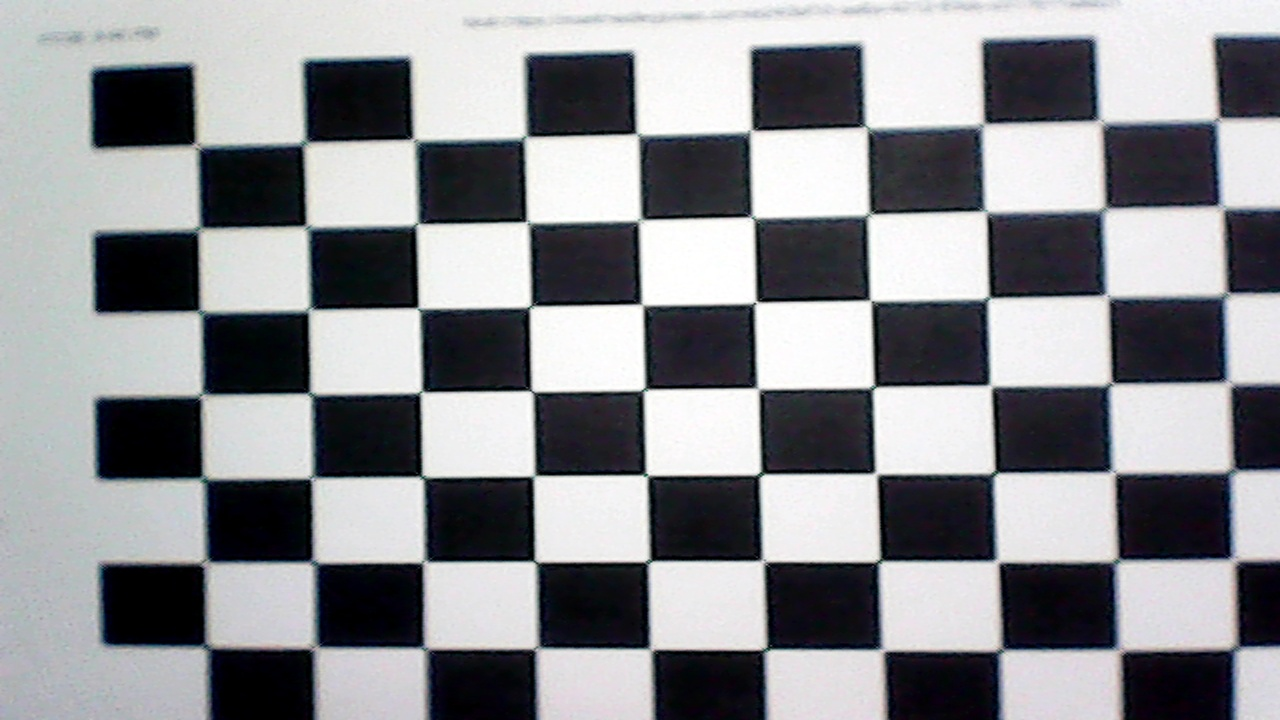
#> input picture calibration/calib_images_1280x720/calib_1280x720_20260707_221627_003.jpg, 1280 x 720 px
$ python make_calibration_slide.py ../../calibration/calib_images/calib_002.jpg
#> lines starting #> are read from the running program, lines starting #| are printed output that depends on the picture
"""
Presentation slide for the camera-calibration step.

Builds one figure, in the same light style as the triangulation slides:

    [ Raw (lens-distorted) ]  --->  [ Undistorted (corrected) ]
    -------------------------------------------------------------
    The lens fingerprint (fx, fy, cx, cy)  |  Lens distortion + quality

The "after" panel is undistorted with alpha=1 so the barrel correction shows as
the characteristic curved black border - the visual proof the lens warp was
removed. Numbers are read straight from calibration/calibration.txt.

Run:
    py make_calibration_slide.py
    py make_calibration_slide.py --image <path-to-a-checkerboard-or-bone-photo>
"""

import os
import sys
import json
import glob
import numpy as np
import cv2
import matplotlib
matplotlib.use("Agg")
import matplotlib.pyplot as plt
from matplotlib.patches import FancyArrowPatch

HERE = os.path.dirname(os.path.abspath(__file__))
PROJECT_ROOT = os.path.abspath(os.path.join(HERE, "..", ".."))


def project_path(*parts):
    return os.path.join(PROJECT_ROOT, *parts)


CALIB_TXT = project_path("calibration", "calibration.txt")
OUT = project_path("depth_outputs", "triangulation_slides", "camera_calibration_slide.png")


def load_calibration(path):
#> called with path = 'calibration/calibration.txt'
    with open(path, "r", encoding="utf-8") as f:
#> (reads calibration/calibration.txt from the repository)
        data = json.load(f)
    K = np.asarray(data["camera_matrix"], dtype=np.float64)
    dist = np.asarray(data["dist_coeffs"], dtype=np.float64)
    return data, K, dist


def pick_demo_image(explicit):
    if explicit:
        return explicit
    # Prefer a 1280x720 checkerboard (straight lines make the barrel obvious).
    cands = sorted(glob.glob(project_path("calibration", "calib_images_1280x720", "*.jpg")))
    if cands:
        return cands[len(cands) // 2]           # a middle one, board usually centred
    raise SystemExit("no calibration images found; pass --image <path>")


def main():
    args = sys.argv[1:]
    explicit = None
    if "--image" in args:
        explicit = args[args.index("--image") + 1]

    data, K, dist = load_calibration(CALIB_TXT)
    img_path = pick_demo_image(explicit)
    bgr = cv2.imread(img_path)
#> bgr is the input picture: shape (720, 1280, 3); mean B, G, R 144.8, 141.2, 140.2
    if bgr is None:
        raise SystemExit(f"could not read {img_path}")
    h, w = bgr.shape[:2]
#> h = 720; w = 1280
    rgb = cv2.cvtColor(bgr, cv2.COLOR_BGR2RGB)

    # alpha=1 keeps the whole field of view, so the corrected image shows the
    # curved black border that proves distortion was pulled out.
    new_K, _ = cv2.getOptimalNewCameraMatrix(K, dist, (w, h), 1, (w, h))
    undist = cv2.undistort(bgr, K, dist, None, new_K)
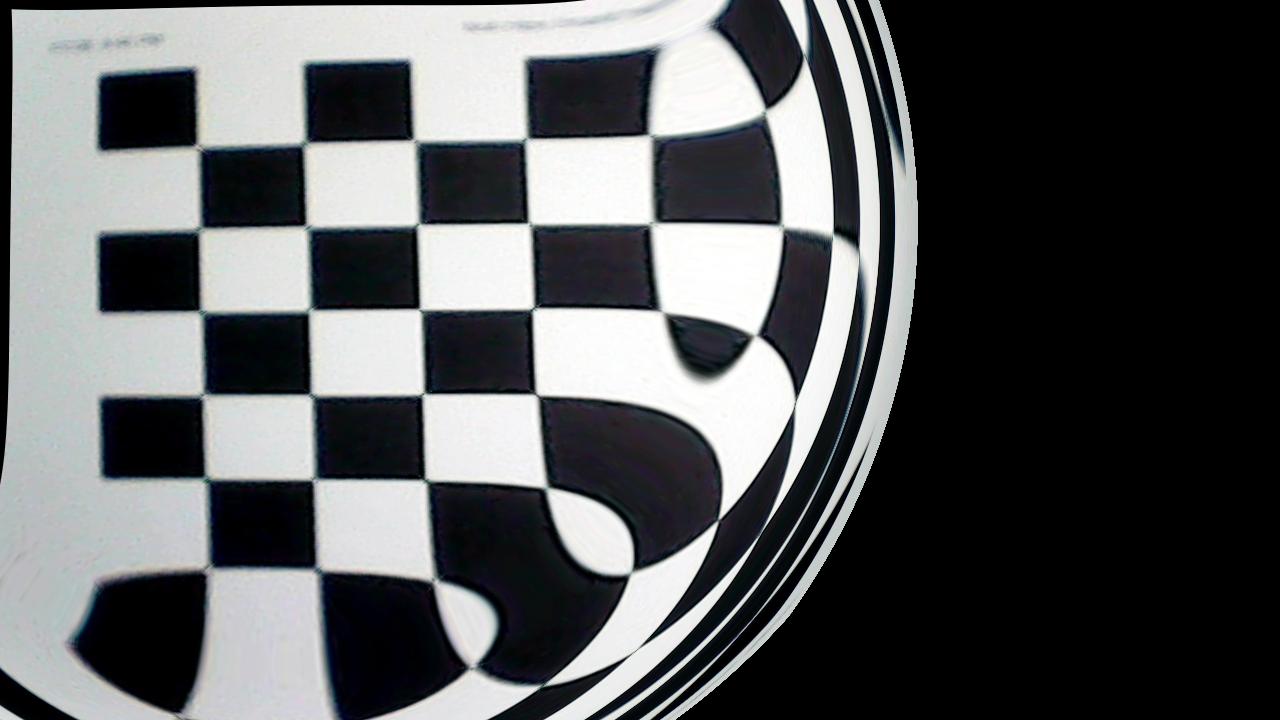
#> undist: shape (720, 1280, 3); mean B, G, R 91.5, 90.1, 88.4
    undist_rgb = cv2.cvtColor(undist, cv2.COLOR_BGR2RGB)

    fx, fy = K[0, 0], K[1, 1]
    cx, cy = K[0, 2], K[1, 2]
    d = dist.ravel()
    err = data["reprojection_error"]
    n_imgs = data.get("num_images_used", "?")
    iw, ih = data["image_size"]

    # ---------------- draw ----------------
    fig = plt.figure(figsize=(14, 9.6), dpi=115)
    fig.patch.set_facecolor("#f5f5f0")

    # Top row: before / after.
    axL = fig.add_axes([0.045, 0.46, 0.40, 0.40])
    axL.imshow(rgb); axL.set_xticks([]); axL.set_yticks([])
    axL.set_title("Raw photo  (lens-distorted)", fontsize=12, fontweight="bold")
    for s in axL.spines.values():
        s.set_color("#c0392b"); s.set_linewidth(2)

    axR = fig.add_axes([0.555, 0.46, 0.40, 0.40])
    axR.imshow(undist_rgb); axR.set_xticks([]); axR.set_yticks([])
    axR.set_title("Undistorted  (straightened by the calibration)",
                  fontsize=12, fontweight="bold")
    for s in axR.spines.values():
        s.set_color("#27ae60"); s.set_linewidth(2)

    arrow = FancyArrowPatch((0.455, 0.66), (0.55, 0.66),
                            transform=fig.transFigure, arrowstyle="-|>",
                            mutation_scale=34, lw=3, color="#333333")
    fig.patches.append(arrow)
    fig.text(0.503, 0.70, "undistort", ha="center", fontsize=10,
             style="italic", color="#333333")

    # Bottom-left: the camera matrix K, shown as the real 3x3 from calibration.txt.
    axtl = fig.add_axes([0.045, 0.04, 0.44, 0.35]); axtl.axis("off")
    axtl.set_title("Camera matrix  K   (from calibration.txt)",
                   fontsize=12.5, fontweight="bold", loc="left")
    Kmatrix = (
        f"      | {fx:9.2f}   {0.0:7.2f}   {cx:7.2f} |\n"
        f" K =  | {0.0:9.2f}   {fy:7.2f}   {cy:7.2f} |\n"
        f"      | {0.0:9.2f}   {0.0:7.2f}   {1.0:7.2f} |\n"
    )
    axtl.text(0.0, 0.88, Kmatrix, va="top", ha="left", family="monospace",
              fontsize=11.5, color="#1a5276", transform=axtl.transAxes)
    klabels = (
        f"fx, fy = {fx:.0f}, {fy:.0f} px   how zoomed-in (across / down)\n"
        f"cx, cy = {cx:.0f}, {cy:.0f} px   true optical centre\n"
    )
    axtl.text(0.0, 0.36, klabels, va="top", ha="left", family="monospace",
              fontsize=10.5, color="#222222", transform=axtl.transAxes)
    axtl.text(0.0, 0.06, "Maps a real 3-D point onto the correct pixel.",
              va="top", ha="left", fontsize=9.5, style="italic",
              color="#555555", transform=axtl.transAxes)

    # Bottom-right: the distortion vector, shown exactly as stored, + quality.
    axtr = fig.add_axes([0.515, 0.04, 0.44, 0.35]); axtr.axis("off")
    axtr.set_title("Distortion coefficients  +  quality",
                   fontsize=12.5, fontweight="bold", loc="left")
    distvec = (
        f"dist = [ {d[0]:+.4f}, {d[1]:+.4f}, {d[2]:+.4f},\n"
        f"         {d[3]:+.4f}, {d[4]:+.4f} ]\n"
    )
    axtr.text(0.0, 0.88, distvec, va="top", ha="left", family="monospace",
              fontsize=11.0, color="#1a5276", transform=axtr.transAxes)
    axtr.text(0.0, 0.56,
              "order (k1, k2, p1, p2, k3):\n"
              "k1, k2, k3 = radial 'barrel' warp    p1, p2 = lens tilt",
              va="top", ha="left", family="monospace", fontsize=9.5,
              color="#222222", transform=axtr.transAxes)
    quality = (
        f"resolution         {iw} x {ih}\n"
        f"photos used        {n_imgs}\n"
        f"reprojection error {err:.4f} px   (<0.5 good; ~1/9 px)\n"
    )
    axtr.text(0.0, 0.30, quality, va="top", ha="left", family="monospace",
              fontsize=10.5, color="#1a5276", transform=axtr.transAxes)

    fig.suptitle("Camera Calibration  —  measuring & removing the endoscope's lens distortion",
                 fontsize=15, fontweight="bold", y=0.975)
    fig.text(0.5, 0.015,
             f"A 25 mm checkerboard photographed from {n_imgs} angles pins down how "
             "the lens zooms, centres and warps the image, so every bone photo is "
             "straightened before we measure its shape.",
             ha="center", fontsize=9, style="italic", color="#555555")

    os.makedirs(os.path.dirname(OUT), exist_ok=True)
    fig.savefig(OUT, facecolor=fig.get_facecolor(), bbox_inches="tight")
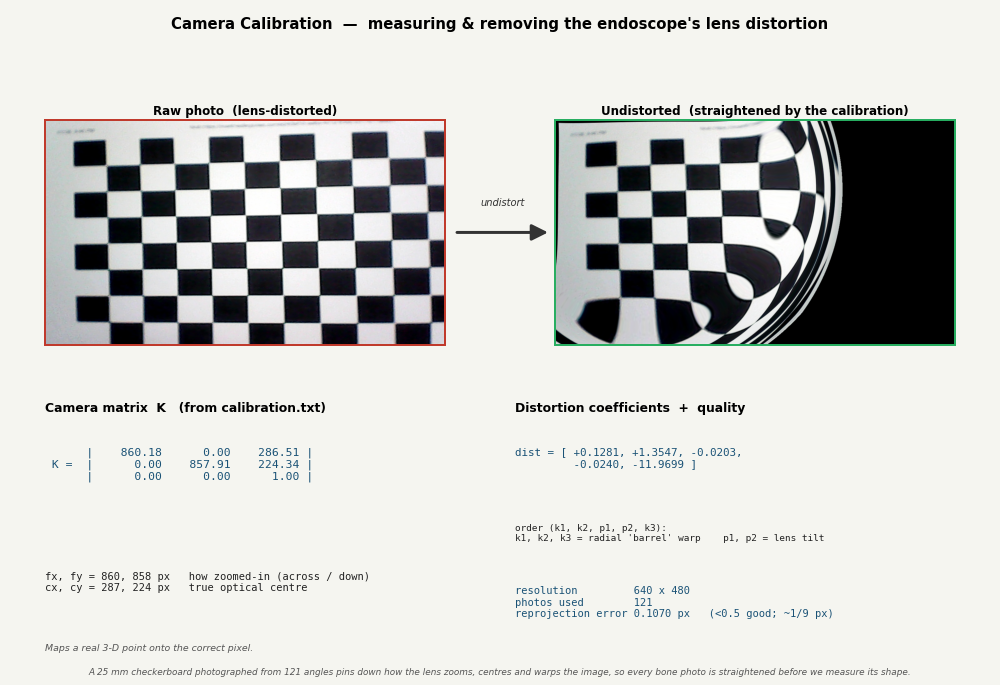
#> figure drawn by matplotlib, 2 panels
    plt.close(fig)
    print(f"saved {OUT}\n(demo image: {img_path})")


if __name__ == "__main__":
    main()
